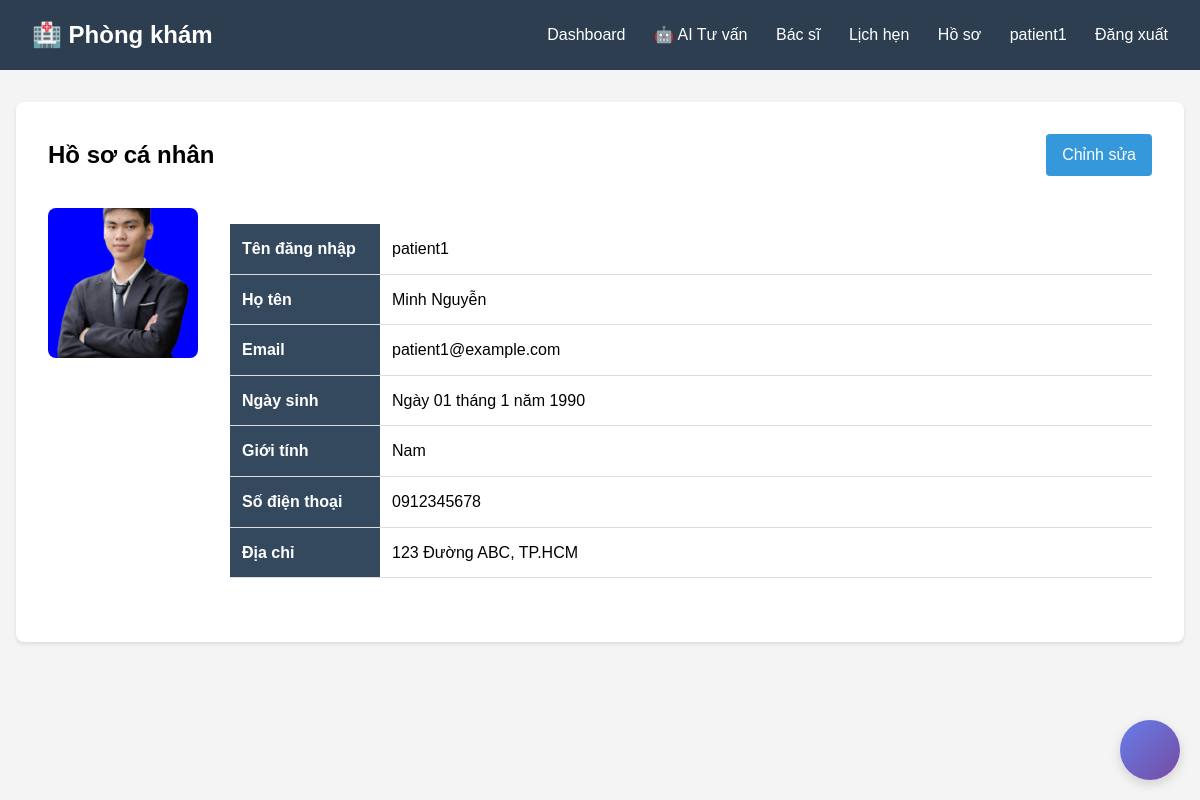
Screenshot of /accounts/ho-so/ (signed in) with the database file from the repository.
### accounts/models.py (models this page shows, shortened)
class HoSoBenhNhan(models.Model):
    GIOI_TINH_CHOICES = [
        ('M', 'Nam'),
        ('F', 'Nữ'),
        ('O', 'Khác'),
    ]
    nguoi_dung = models.OneToOneField(User, on_delete=models.CASCADE, related_name='ho_so_benh_nhan')
    ngay_sinh = models.DateField(verbose_name="Ngày sinh")
    gioi_tinh = models.CharField(max_length=1, choices=GIOI_TINH_CHOICES, verbose_name="Giới tính")
    so_dien_thoai = models.CharField(max_length=15, verbose_name="Số điện thoại")
    dia_chi = models.TextField(blank=True, verbose_name="Địa chỉ")
    anh_dai_dien = models.ImageField(upload_to='benh_nhan/', blank=True, null=True, verbose_name="Ảnh đại diện")
    class Meta:
        verbose_name = "Hồ sơ bệnh nhân"
        verbose_name_plural = "Hồ sơ bệnh nhân"

### accounts/views.py (the view)
# urls.py: path('ho-so/', views.ho_so, name='ho_so'),
@login_required
def ho_so(request):
    nguoi_dung = request.user
    context = {'user': nguoi_dung}
    if hasattr(nguoi_dung, 'ho_so_benh_nhan'):
        context['profile'] = nguoi_dung.ho_so_benh_nhan
        context['role'] = 'benh_nhan'
    elif hasattr(nguoi_dung, 'ho_so_bac_si'):
        context['profile'] = nguoi_dung.ho_so_bac_si
        context['role'] = 'bac_si'
    else:
        context['role'] = 'admin'
    return render(request, 'accounts/ho_so.html', context)

### templates/accounts/ho_so.html (shortened to what this page needs)
{% extends 'base.html' %}
{% block content %}
<div class="card">
    <div style="display: flex; justify-content: space-between; align-items: center; margin-bottom: 2rem;">
        <h2>Hồ sơ cá nhân</h2>
        <a href="{% url 'chinh_sua_ho_so' %}" class="btn">Chỉnh sửa</a>
    </div>
    <div style="display: flex; gap: 2rem; margin-bottom: 2rem;">
        <div>
            {% if profile.anh_dai_dien %}
            <img src="{{ profile.anh_dai_dien.url }}" alt="Ảnh" style="width: 150px; height: 150px; border-radius: 8px; object-fit: cover;">
            {% else %}
            <div style="width: 150px; height: 150px; background: #ddd; border-radius: 8px; display: flex; align-items: center; justify-content: center; color: #999;">Không có ảnh</div>
            {% endif %}
        </div>
        <div style="flex: 1;">
            <table style="width: 100%;">
                <tr>
                    <th style="text-align: left; width: 150px;">Tên đăng nhập</th>
                    <td>{{ user.username }}</td>
                </tr>
                <tr>
                    <th style="text-align: left;">Họ tên</th>
                    <td>{{ user.get_full_name }}</td>
                </tr>
                <tr>
                    <th style="text-align: left;">Email</th>
                    <td>{{ user.email }}</td>
                </tr>
                {% if role == 'benh_nhan' %}
                <tr>
                    <th style="text-align: left;">Ngày sinh</th>
                    <td>{{ profile.ngay_sinh }}</td>
                </tr>
                <tr>
                    <th style="text-align: left;">Giới tính</th>
                    <td>{{ profile.get_gioi_tinh_display }}</td>
                </tr>
                <tr>
                    <th style="text-align: left;">Số điện thoại</th>
                    <td>{{ profile.so_dien_thoai }}</td>
                </tr>
                <tr>
                    <th style="text-align: left;">Địa chỉ</th>
                    <td>{{ profile.dia_chi }}</td>
                </tr>
                {% endif %}
            </table>
        </div>
    </div>
</div>
{% endblock %}

### templates/base.html (shortened to what this page needs)
<!DOCTYPE html>
<html lang="vi">
<head>
</head>
<body>
    <div class="navbar">
        <div class="container">
            <h1>🏥 Phòng khám</h1>
            <nav>
                {% if user.is_authenticated %}
                    <a href="{% url 'bang_dieu_khien' %}">Dashboard</a>
                    {% if user.ho_so_benh_nhan %}
                        <a href="{% url 'ai_chatbox:chat_interface' %}">🤖 AI Tư vấn</a>
                        <a href="{% url 'danh_sach_bac_si' %}">Bác sĩ</a>
                        <a href="{% url 'lich_hen_cua_toi' %}">Lịch hẹn</a>
                        <a href="{% url 'lich_su_kham_benh' %}">Hồ sơ</a>
                    {% elif user.ho_so_bac_si %}
                        <a href="{% url 'lich_lam_viec_cua_toi' %}">Lịch làm việc</a>
                        <a href="{% url 'lich_hen_cua_toi' %}">Lịch hẹn</a>
                        <a href="{% url 'lich_su_kham_benh' %}">Hồ sơ bệnh án</a>
                    {% else %}
                        <a href="{% url 'danh_sach_bac_si' %}">Bác sĩ</a>
                        <a href="{% url 'lich_hen_cua_toi' %}">Lịch hẹn</a>
                        <a href="{% url 'lich_su_kham_benh' %}">Hồ sơ</a>
                        <a href="{% url 'quan_ly_bac_si' %}">Quản lý bác sĩ</a>
                    {% endif %}
                    <a href="{% url 'ho_so' %}">{{ user.username }}</a>
                    <a href="{% url 'dang_xuat' %}">Đăng xuất</a>
                {% else %}
                    <a href="{% url 'dang_nhap' %}">Đăng nhập</a>
                    <a href="{% url 'dang_ky' %}">Đăng ký</a>
                {% endif %}
            </nav>
        </div>
    </div>
    <div class="container">
        {% block content %}{% endblock %}
    </div>
    {% if user.is_authenticated and user.ho_so_benh_nhan %}
        {% include 'ai_chatbox/widget.html' %}
    {% endif %}
</body>
</html>

### templates/base.html (style rules this page uses)
* { margin: 0; padding: 0; box-sizing: border-box; }
body { font-family: Arial, sans-serif; line-height: 1.6; background: #f4f4f4; }
.navbar { background: #2c3e50; color: white; padding: 1rem; }
.navbar .container { max-width: 1200px; margin: 0 auto; display: flex; justify-content: space-between; align-items: center; }
.navbar h1 { font-size: 1.5rem; }
.navbar nav a { color: white; text-decoration: none; margin-left: 1.5rem; }
.container { max-width: 1200px; margin: 2rem auto; padding: 0 1rem; }
.card { background: white; padding: 2rem; border-radius: 8px; box-shadow: 0 2px 4px rgba(0,0,0,0.1); margin-bottom: 2rem; }
.btn { display: inline-block; padding: 0.5rem 1rem; background: #3498db; color: white; text-decoration: none; border-radius: 4px; border: none; cursor: pointer; }
table { width: 100%; border-collapse: collapse; margin-top: 1rem; }
table th, table td { padding: 0.75rem; text-align: left; border-bottom: 1px solid #ddd; }
table th { background: #34495e; color: white; }

### rows the page displays
HoSoBenhNhan: anh_dai_dien (picture), ngay_sinh "Ngày 01 tháng 1 năm 1990", gioi_tinh "Nam", so_dien_thoai "0912345678", dia_chi "123 Đường ABC, TP.HCM"

### other values shown
{{ user.username }} "patient1"
{{ user.get_full_name }} "Minh Nguyễn"
{{ user.email }} "patient1@example.com"
